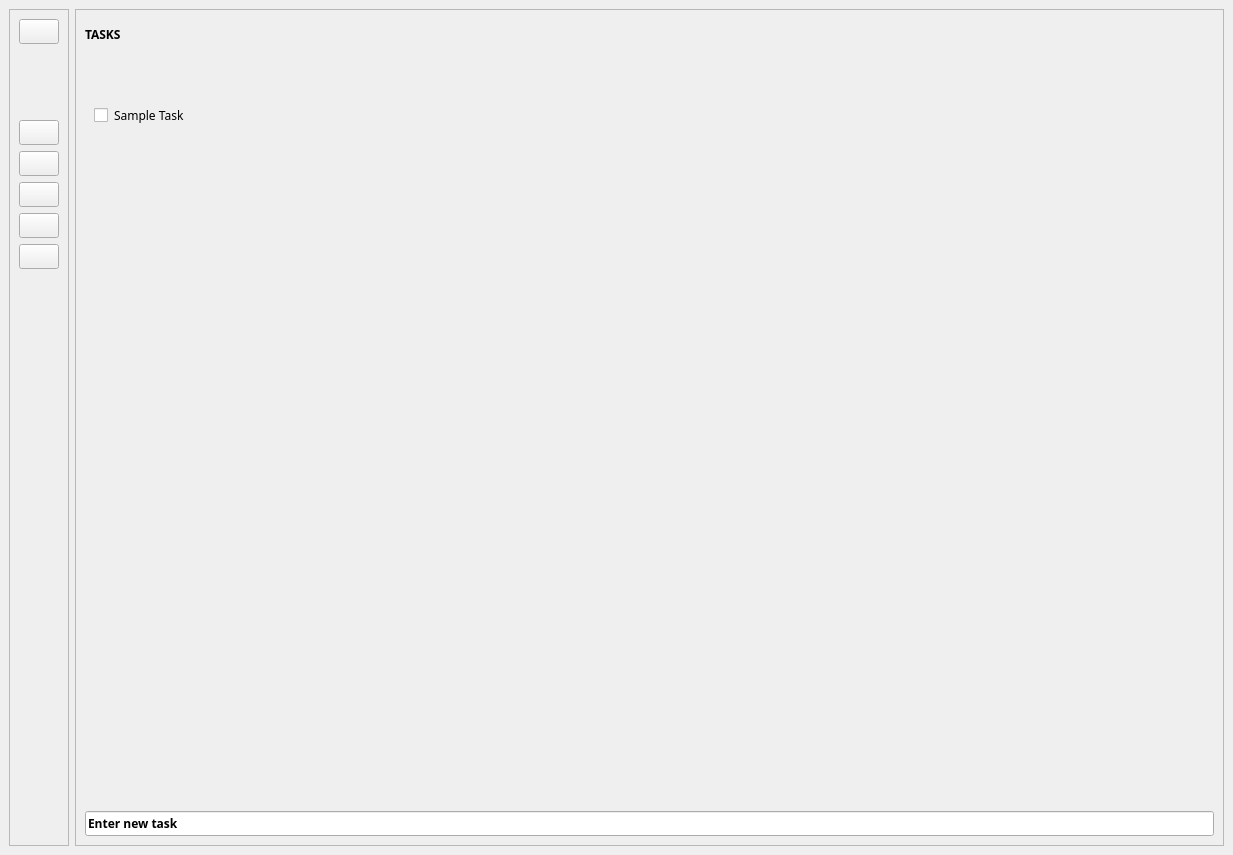
<?xml version="1.0" encoding="UTF-8"?>
<ui version="4.0">
 <class>MainWindow</class>
 <widget class="QMainWindow" name="MainWindow">
  <property name="geometry">
   <rect>
    <x>0</x>
    <y>0</y>
    <width>1233</width>
    <height>855</height>
   </rect>
  </property>
  <property name="font">
   <font>
    <family>Golos Text Medium</family>
    <weight>75</weight>
    <bold>true</bold>
    <stylestrategy>PreferDefault</stylestrategy>
   </font>
  </property>
  <property name="windowTitle">
   <string>Tasks</string>
  </property>
  <property name="layoutDirection">
   <enum>Qt::LeftToRight</enum>
  </property>
  <property name="styleSheet">
   <string notr="true"/>
  </property>
  <widget class="QWidget" name="centralwidget">
   <layout class="QHBoxLayout" name="horizontalLayout">
    <item>
     <widget class="QFrame" name="menuFrame">
      <property name="minimumSize">
       <size>
        <width>50</width>
        <height>0</height>
       </size>
      </property>
      <property name="styleSheet">
       <string notr="true"/>
      </property>
      <property name="frameShape">
       <enum>QFrame::StyledPanel</enum>
      </property>
      <property name="frameShadow">
       <enum>QFrame::Raised</enum>
      </property>
      <layout class="QVBoxLayout" name="verticalLayout">
       <item>
        <widget class="QPushButton" name="appLogo">
         <property name="text">
          <string/>
         </property>
         <property name="icon">
          <iconset resource="../icons/icons.qrc">
           <normaloff>:/icons/resourcesPNG/momentumLogo.png</normaloff>:/icons/resourcesPNG/momentumLogo.png</iconset>
         </property>
         <property name="iconSize">
          <size>
           <width>35</width>
           <height>35</height>
          </size>
         </property>
        </widget>
       </item>
       <item>
        <spacer name="verticalSpacerBottom">
         <property name="orientation">
          <enum>Qt::Vertical</enum>
         </property>
         <property name="sizeType">
          <enum>QSizePolicy::Maximum</enum>
         </property>
         <property name="sizeHint" stdset="0">
          <size>
           <width>20</width>
           <height>70</height>
          </size>
         </property>
        </spacer>
       </item>
       <item>
        <widget class="QPushButton" name="welcomeButton">
         <property name="styleSheet">
          <string notr="true"/>
         </property>
         <property name="text">
          <string/>
         </property>
         <property name="icon">
          <iconset resource="../icons/icons.qrc">
           <normaloff>:/icons/resourcesPNG/homeBeige.png</normaloff>:/icons/resourcesPNG/homeBeige.png</iconset>
         </property>
         <property name="iconSize">
          <size>
           <width>30</width>
           <height>35</height>
          </size>
         </property>
        </widget>
       </item>
       <item>
        <widget class="QPushButton" name="tasksButton">
         <property name="styleSheet">
          <string notr="true"/>
         </property>
         <property name="text">
          <string/>
         </property>
         <property name="icon">
          <iconset resource="../icons/icons.qrc">
           <normaloff>:/icons/resourcesPNG/taskDark.png</normaloff>:/icons/resourcesPNG/taskDark.png</iconset>
         </property>
         <property name="iconSize">
          <size>
           <width>35</width>
           <height>45</height>
          </size>
         </property>
        </widget>
       </item>
       <item>
        <widget class="QPushButton" name="calendarButton">
         <property name="styleSheet">
          <string notr="true"/>
         </property>
         <property name="text">
          <string/>
         </property>
         <property name="icon">
          <iconset resource="../icons/icons.qrc">
           <normaloff>:/icons/resourcesPNG/calendarBeige.png</normaloff>:/icons/resourcesPNG/calendarBeige.png</iconset>
         </property>
         <property name="iconSize">
          <size>
           <width>30</width>
           <height>35</height>
          </size>
         </property>
        </widget>
       </item>
       <item>
        <widget class="QPushButton" name="pomodoroButton">
         <property name="styleSheet">
          <string notr="true"/>
         </property>
         <property name="text">
          <string/>
         </property>
         <property name="icon">
          <iconset resource="../icons/icons.qrc">
           <normaloff>:/icons/resourcesPNG/pomodoroBeige.png</normaloff>:/icons/resourcesPNG/pomodoroBeige.png</iconset>
         </property>
         <property name="iconSize">
          <size>
           <width>30</width>
           <height>35</height>
          </size>
         </property>
        </widget>
       </item>
       <item>
        <widget class="QPushButton" name="profileButton">
         <property name="styleSheet">
          <string notr="true"/>
         </property>
         <property name="text">
          <string/>
         </property>
         <property name="icon">
          <iconset resource="../icons/icons.qrc">
           <normaloff>:/icons/resourcesPNG/profileBeige.png</normaloff>:/icons/resourcesPNG/profileBeige.png</iconset>
         </property>
         <property name="iconSize">
          <size>
           <width>30</width>
           <height>35</height>
          </size>
         </property>
        </widget>
       </item>
       <item>
        <spacer name="verticalSpacerTop">
         <property name="orientation">
          <enum>Qt::Vertical</enum>
         </property>
         <property name="sizeHint" stdset="0">
          <size>
           <width>20</width>
           <height>40</height>
          </size>
         </property>
        </spacer>
       </item>
      </layout>
     </widget>
    </item>
    <item>
     <widget class="QFrame" name="contentFrame">
      <property name="frameShape">
       <enum>QFrame::StyledPanel</enum>
      </property>
      <property name="frameShadow">
       <enum>QFrame::Raised</enum>
      </property>
      <layout class="QVBoxLayout" name="verticalLayout_2">
       <item>
        <widget class="QLabel" name="title">
         <property name="sizePolicy">
          <sizepolicy hsizetype="Expanding" vsizetype="Expanding">
           <horstretch>0</horstretch>
           <verstretch>0</verstretch>
          </sizepolicy>
         </property>
         <property name="maximumSize">
          <size>
           <width>16777215</width>
           <height>30</height>
          </size>
         </property>
         <property name="font">
          <font>
           <family>Golos Text Medium</family>
           <weight>75</weight>
           <bold>true</bold>
          </font>
         </property>
         <property name="styleSheet">
          <string notr="true"/>
         </property>
         <property name="frameShadow">
          <enum>QFrame::Plain</enum>
         </property>
         <property name="lineWidth">
          <number>1</number>
         </property>
         <property name="text">
          <string>TASKS</string>
         </property>
         <property name="alignment">
          <set>Qt::AlignLeading|Qt::AlignLeft|Qt::AlignVCenter</set>
         </property>
         <property name="indent">
          <number>0</number>
         </property>
        </widget>
       </item>
       <item>
        <widget class="QScrollArea" name="tasksArea">
         <property name="styleSheet">
          <string notr="true">border: none;</string>
         </property>
         <property name="widgetResizable">
          <bool>true</bool>
         </property>
         <widget class="QWidget" name="scrollAreaWidgetContents">
          <property name="geometry">
           <rect>
            <x>0</x>
            <y>0</y>
            <width>1121</width>
            <height>753</height>
           </rect>
          </property>
          <layout class="QGridLayout" name="gridLayout">
           <item row="0" column="0">
            <spacer name="topSpacer">
             <property name="orientation">
              <enum>Qt::Horizontal</enum>
             </property>
             <property name="sizeHint" stdset="0">
              <size>
               <width>40</width>
               <height>20</height>
              </size>
             </property>
            </spacer>
           </item>
           <item row="0" column="1" colspan="2">
            <widget class="QPushButton" name="sort">
             <property name="text">
              <string/>
             </property>
             <property name="icon">
              <iconset resource="../icons/icons.qrc">
               <normaloff>:/icons/resourcesPNG/sort.png</normaloff>:/icons/resourcesPNG/sort.png</iconset>
             </property>
             <property name="iconSize">
              <size>
               <width>30</width>
               <height>30</height>
              </size>
             </property>
            </widget>
           </item>
           <item row="1" column="0" colspan="3">
            <widget class="QCheckBox" name="sampleTask">
             <property name="sizePolicy">
              <sizepolicy hsizetype="Expanding" vsizetype="Expanding">
               <horstretch>0</horstretch>
               <verstretch>0</verstretch>
              </sizepolicy>
             </property>
             <property name="minimumSize">
              <size>
               <width>50</width>
               <height>50</height>
              </size>
             </property>
             <property name="maximumSize">
              <size>
               <width>16777215</width>
               <height>50</height>
              </size>
             </property>
             <property name="font">
              <font>
               <family>Golos Text Medium</family>
               <weight>50</weight>
               <bold>false</bold>
              </font>
             </property>
             <property name="styleSheet">
              <string notr="true"/>
             </property>
             <property name="text">
              <string>Sample Task</string>
             </property>
            </widget>
           </item>
           <item row="2" column="0" colspan="3">
            <spacer name="verticalSpacer">
             <property name="orientation">
              <enum>Qt::Vertical</enum>
             </property>
             <property name="sizeHint" stdset="0">
              <size>
               <width>20</width>
               <height>40</height>
              </size>
             </property>
            </spacer>
           </item>
          </layout>
         </widget>
        </widget>
       </item>
       <item>
        <widget class="QLineEdit" name="enterNewTask">
         <property name="font">
          <font>
           <family>Golos Text Medium</family>
           <weight>75</weight>
           <bold>true</bold>
          </font>
         </property>
         <property name="text">
          <string>Enter new task</string>
         </property>
        </widget>
       </item>
      </layout>
     </widget>
    </item>
   </layout>
  </widget>
 </widget>
 <resources>
  <include location="../icons/icons.qrc"/>
 </resources>
 <connections/>
</ui>
